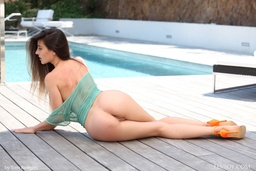
#> input picture ch11/lorena.jpg, 256 x 171 px, shrunk from 1600 x 1066 before the run
$ python convolutions.py --image lorena.jpg
#> lines starting #> are read from the running program, lines starting #| are printed output that depends on the picture
from skimage.exposure import rescale_intensity
import numpy as np
import argparse
import cv2

def convolve(image, K):
    # grab the dimensions of the images and the kernel
    (iH, iW) = image.shape[:2]
    (kH, kW) = K.shape[:2]


    # determin the padding
    pad = (kW - 1) // 2

    # allocate memory for the output image
    image = cv2.copyMakeBorder(image, pad, pad, pad, pad,
        cv2.BORDER_REPLICATE)

    output = np.zeros((iH, iW), dtype="float")

    # loop over the input image, "sliding" the kerneal across
    # each (x, y) coordinate from left-to-right and top-to-bottom

    for y in np.arange(pad, iH + pad):
        for x in np.arange(pad, iW + pad):
            roi = image[y - pad:y + pad + 1, x - pad:x + pad + 1]

            # perform the convolutions
            k = (roi * K).sum()

            output[y - pad, x - pad] = k


    output = rescale_intensity(output, in_range=(0, 255))
    output = (output * 255).astype("uint8")

    return output

ap = argparse.ArgumentParser()
ap.add_argument("-i", "--image", required=True,
    help="path to the input image")

args = vars(ap.parse_args())

# construct average blurring kernaels
smallBlur = np.ones((7, 7), dtype="float") * (1.0 / (7 * 7))
largeBlur = np.ones((21, 21), dtype="float") * (1.0 / (21 * 21))
hugeBlur  = np.ones((43, 43), dtype="float") * (1.0 / (43 * 43))

# sharpening fliter
sharpern = np.array((
    [0, -1, 0],
    [-1, 5, -1],
    [0, -1, 0]), dtype="int")


# Laplacian
laplacian = np.array((
    [0, -1, 0],
    [-1, 5, -1],
    [0, -1, 0]), dtype="int")

# Sobel x-axis edge
sobelX = np.array((
    [-1, 0, 1],
    [-2, 0, 2],
    [-1, 0, 1]), dtype="int")


# Sobel y-axis edge
sobelY = np.array((
    [-1, -2, -1],
    [0, 0, 0],
    [1, 2, 1]), dtype="int")


# emboss
emboss = np.array((
    [-2, -1, 0],
    [-1, 1, 1],
    [0, 1, 2]), dtype="int")


# list of all the kernels we will apply
kernelBank = (
    ("small_blur", smallBlur),
    ("large_blur", largeBlur),
    ("huge_blur", hugeBlur),
    ("sharpen", sharpern),
    ("laplacian", laplacian),
    ("sobel_X", sobelX),
    ("sobel_Y", sobelY),
    ("emboss", emboss)
)

# load the input image and convert it to grey scale
image = cv2.imread(args["image"])
#> image is the input picture: shape (171, 256, 3); mean B, G, R 174.5, 177.2, 179.5
# gray = cv2.cvtColor(image, cv2.COLOR_BGR2GRAY)

(bImage, gImage, rImage) = cv2.split(image)
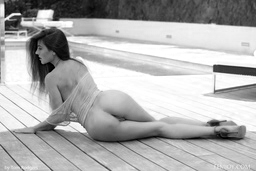
#> bImage: shape (171, 256); min 0, max 255, mean 174.5
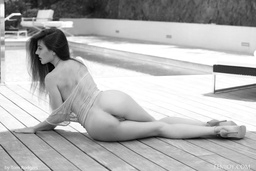
#> gImage: shape (171, 256); min 0, max 255, mean 177.2
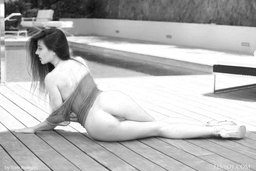
#> rImage: shape (171, 256); min 10, max 255, mean 179.5

# loop over the kernels
for (kernelName, K) in kernelBank:

    # apply the kernel to ech of the channels
    print("[INFO] applying {} kernel".format(kernelName))
    # convolveOutput = convolve(gray, K)
    (bConvOutput, gConvOutput, rConvOutput) = (convolve(bImage, K), convolve(gImage, K), convolve(rImage, K))

    # show the output image
    cv2.imshow("Original", image)
    #cv2.imshow("{} - convolve".format(kernelName), convolveOutput)
    cv2.imshow("{} - convolve".format(kernelName), cv2.merge([bConvOutput, gConvOutput, rConvOutput]))

    cv2.waitKey(0)
    cv2.destroyAllWindows()
#> this loop made 8 passes
#> pass 1, in convolve, `image = cv2.copyMakeBorder(image, pad, pad, pad, pad, cv2.BORDER_REPLI..`:
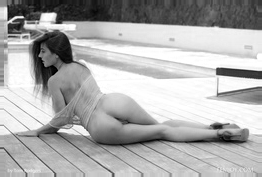
#> image: shape (177, 262); min 0, max 255, mean 173.1
#> pass 1, in convolve (call 2), `image = cv2.copyMakeBorder(image, pad, pad, pad, pad, cv2.BORDER_REPLI..`:
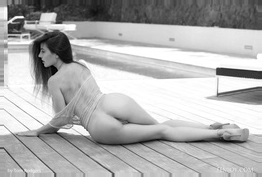
#> image: shape (177, 262); min 0, max 255, mean 175.8
#> pass 1, in convolve (call 3), `image = cv2.copyMakeBorder(image, pad, pad, pad, pad, cv2.BORDER_REPLI..`:
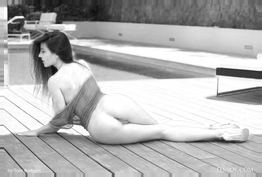
#> image: shape (177, 262); min 10, max 255, mean 178.3
#> pass 1, `(bConvOutput, gConvOutput, rConvOutput) = (convolve(bImage, K), convol..`:
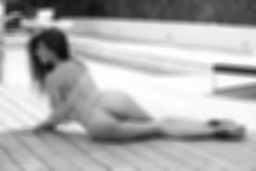
#> bConvOutput: shape (171, 256); min 13, max 254, mean 174
